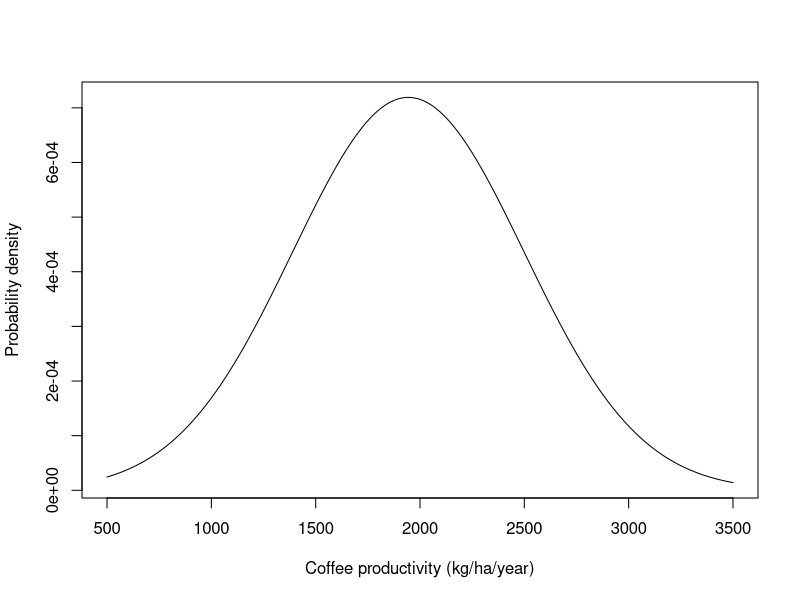
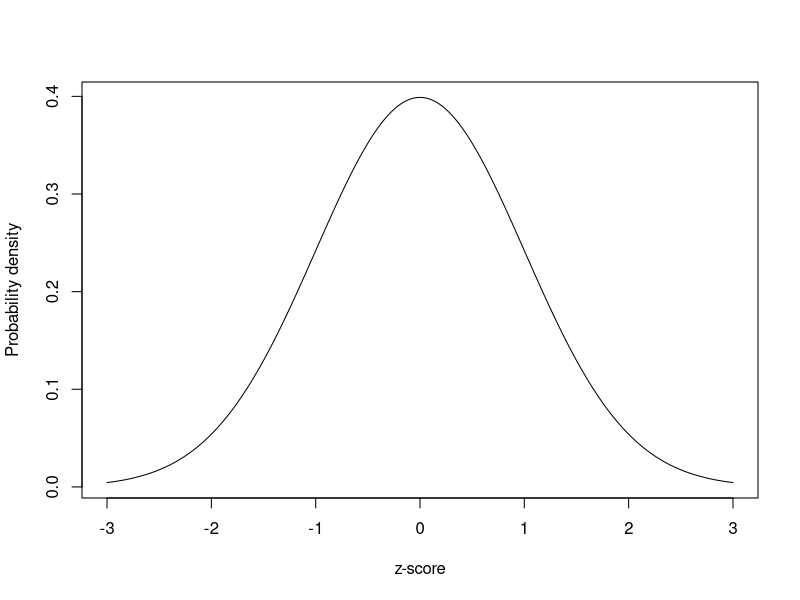
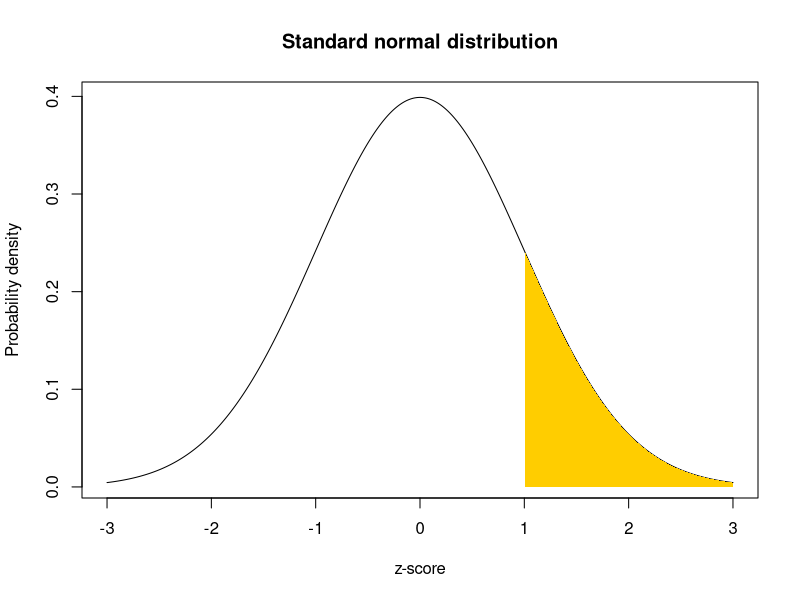
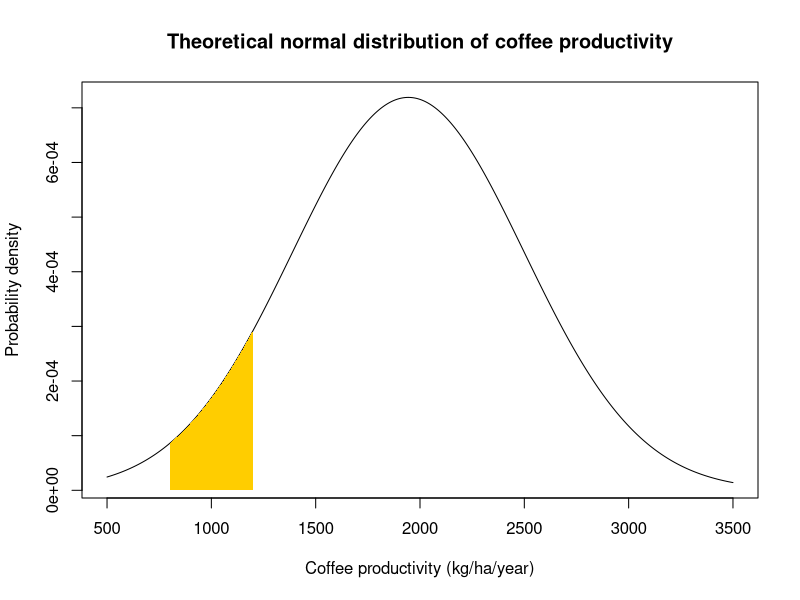
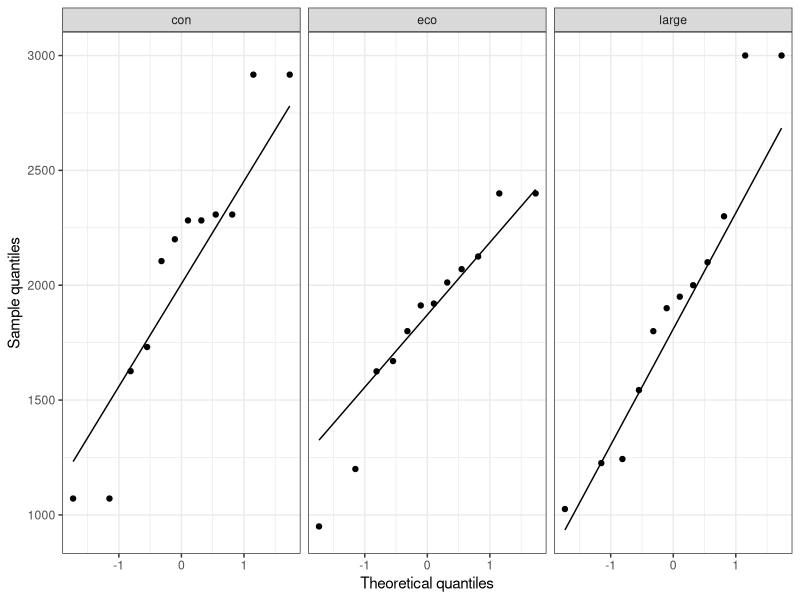
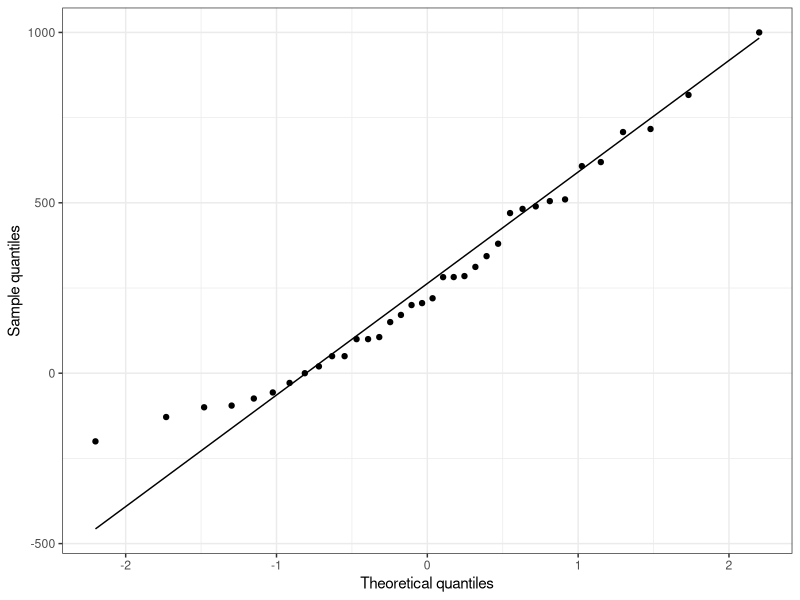
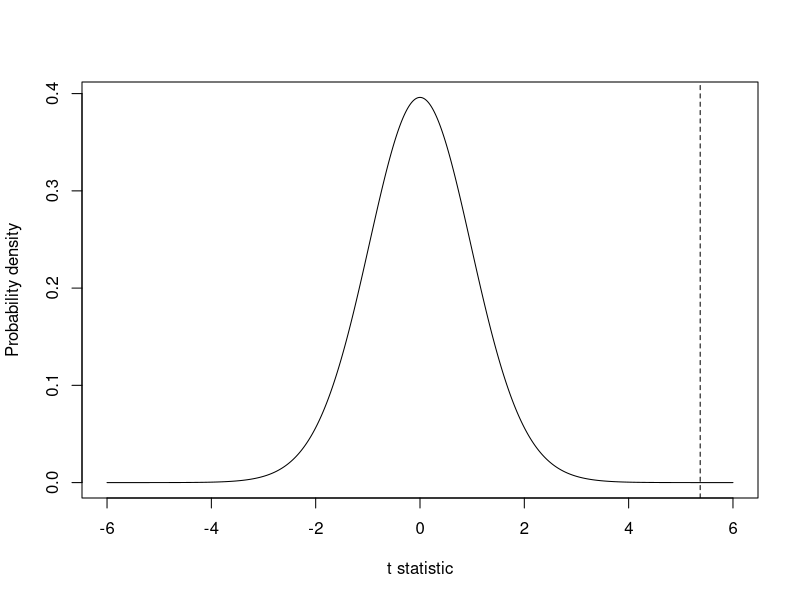
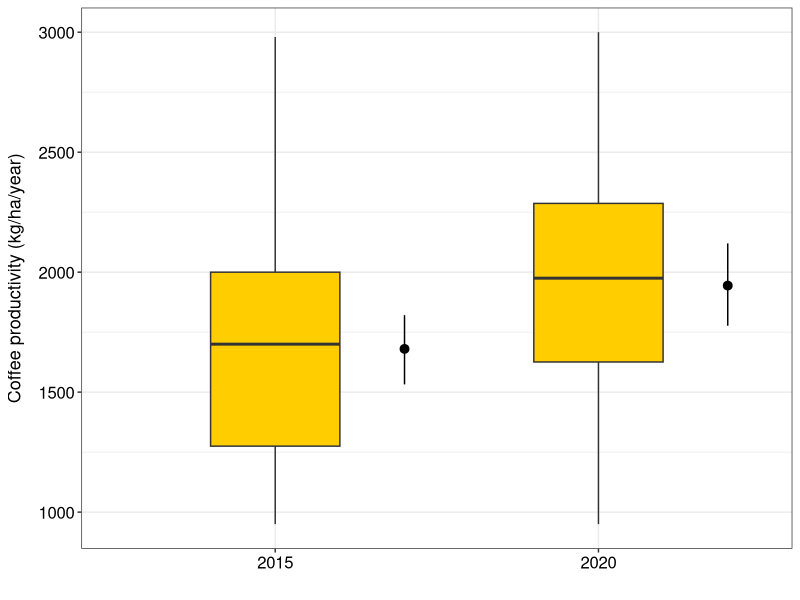

These figures' R source, in order:
## ---- chunk 1
#| eval: true
#| echo: true
#| message: false
#| warning: false

library(readxl)
library(tidyverse)
## ---- chunk 2
#| eval: true
#| echo: true
#| message: false
#| warning: false

#Option 1 (csv file)
data <- read_csv("gss_statistics_master_data_set2.csv")

#Option 2 (Excel file)
data <- read_excel("gss_statistics_master_data_set2.xlsx")
## ---- chunk 3
#| eval: true
#| echo: false
#| warning: false
#| message: false
#| fig-width: 6
#| fig-height: 6
#| fig-align: center
#| fig-cap: "Theoretical normal distribution of coffee productivity"
#| label: fig-theoreticalnormalcoffee

ht <- seq(500,3500,1)
plot(ht,dnorm(ht,mean(data$coffee_prod),sd(data$coffee_prod)),type="l",col="black", ylab="Probability density",xlab="Coffee productivity (kg/ha/year)")
## ---- chunk 4
#| eval: true
#| echo: false
#| warning: false
#| message: false
#| fig-width: 6
#| fig-height: 6
#| fig-align: center
#| fig-cap: "Standard normal distribution"
#| label: fig-standardnormal

ht <- seq(-3,3,0.01)
plot(ht,dnorm(ht,0,1),type="l",col="black", ylab="Probability density",xlab="z-score")
## ---- chunk 5
#| eval: true
#| echo: true
#| message: false
#| warning: false

zscores <- (data$coffee_prod - mean(data$coffee_prod))/sd(data$coffee_prod)
## ---- chunk 6
#| eval: true
#| echo: true
#| message: false
#| warning: false

zscore <- (2500 - mean(data$coffee_prod))/sd(data$coffee_prod)
## ---- chunk 7
#| eval: true
#| echo: false
#| warning: false
#| message: false
#| fig-width: 6
#| fig-height: 6
#| fig-align: center
#| fig-cap: "Standard normal distribution. The area under the curve highlighted in yellow is the probability of a value of the standard normal taking a value at least as large as the calculated z-score."
#| label: fig-standardnormalwitharea1

ht <- seq(-3,3,0.01)
pd <- dnorm(ht,0,1)

plot(ht,dnorm(ht,0,1),type="l",col="black", ylab="Probability density", xlab="z-score", main="Standard normal distribution")
xv <- ht[ht>=zscore]
yv <- pd[ht>=zscore]
xv <- c(xv,3,zscore)
yv <- c(yv,0,0)
polygon(xv,yv,col="#FFCD00",border=NA)
## ---- chunk 8
#| eval: true
#| echo: true
#| warning: false
#| message: false
#| output: false

#Option 1
pnorm(zscore, lower.tail = FALSE)

#Option 2
1-pnorm(zscore, lower.tail = TRUE)
## ---- chunk 9
#| eval: true
#| echo: false
#| warning: false
#| message: false
#| fig-width: 6
#| fig-height: 6
#| fig-align: center
#| fig-cap: "Theoretical normal distribution of coffee productivity. The area under the curve highlighted in yellow is the probability that a randomly selected farm has a coffee productivity comprised between 800 and 1200 kg/ha/year."
#| label: fig-theoreticalnormalwitharea1

low_z <- (800 - mean(data$coffee_prod))/sd(data$coffee_prod)
high_z <- (1200 - mean(data$coffee_prod))/sd(data$coffee_prod)

ht <- seq(500,3500,1)
pd <- dnorm(ht,mean(data$coffee_prod),sd(data$coffee_prod))

plot(ht,dnorm(ht,mean(data$coffee_prod),sd(data$coffee_prod)),type="l", col="black", ylab="Probability density", xlab="Coffee productivity (kg/ha/year)", main="Theoretical normal distribution of coffee productivity")
xv <- ht[ht>=800 & ht <= 1200]
yv <- pd[ht>=800 & ht <= 1200]
xv <- c(xv,1200,800)
yv <- c(yv,0,0)
polygon(xv,yv,col="#FFCD00",border=NA)
## ---- chunk 10
#| eval: true
#| echo: true
#| warning: false
#| message: false
#| output: false

#Calculate z-scores
low_z <- (800 - mean(data$coffee_prod))/sd(data$coffee_prod)
high_z <- (1200 - mean(data$coffee_prod))/sd(data$coffee_prod)

#Calculate tail probabilities
p_low_z <- pnorm(low_z, lower.tail = TRUE)
p_high_z <- pnorm(high_z, lower.tail = TRUE)

#Calculate the probability that a randomly selected farm has a coffee productivity comprised between 800 and 1200 kg/ha/year
p_high_z - p_low_z
## ---- chunk 11
#| eval: true
#| echo: true
#| message: false
#| warning: false

#Filter data for con farms
data_con <- dplyr::filter(data, farm_type == "con")

#Shapiro-Wilk's test
shapiro.test(data_con$coffee_prod)
## ---- chunk 12
#| eval: true
#| echo: true
#| message: false
#| warning: false

#Filter data for eco farms
data_eco <- dplyr::filter(data, farm_type == "eco")

#Shapiro-Wilk's test
shapiro.test(data_eco$coffee_prod)
## ---- chunk 13
#| eval: true
#| echo: true
#| message: false
#| warning: false

#Filter data for con farms
data_large <- dplyr::filter(data, farm_type == "large")

#Shapiro-Wilk's test
shapiro.test(data_large$coffee_prod)
## ---- chunk 14
#| eval: true
#| echo: true
#| message: false
#| warning: false
#| fig-align: center
#| fig-height: 4

ggplot(data, aes(sample = coffee_prod)) +
  stat_qq() +
  stat_qq_line() +
  facet_wrap(~ farm_type) +
  theme_bw() +
  xlab("Theoretical quantiles")+
  ylab("Sample quantiles")
## ---- chunk 15
#| eval: true
#| echo: true
#| message: false
#| warning: false

#Calculate the number of observations for each farm type
n_con <- nrow(dplyr::filter(data, farm_type == "con"))
n_eco <- nrow(dplyr::filter(data, farm_type == "eco"))
n_large <- nrow(dplyr::filter(data, farm_type == "large"))

#Calculate the mean value of coffee productivity in each farm type
mean_con <- mean(dplyr::filter(data, farm_type == "con")$coffee_prod)
mean_eco <- mean(dplyr::filter(data, farm_type == "eco")$coffee_prod)
mean_large <- mean(dplyr::filter(data, farm_type == "large")$coffee_prod)

#Calculate the standard deviation value of coffee productivity in each farm type
sd_con <- sd(dplyr::filter(data, farm_type == "con")$coffee_prod)
sd_eco <- sd(dplyr::filter(data, farm_type == "eco")$coffee_prod)
sd_large <- sd(dplyr::filter(data, farm_type == "large")$coffee_prod)

#Calculate lower limits of 95% CI for each farm type
low_CI_con <- mean_con - qt(0.975, n_con-1)*sd_con/sqrt(n_con)
low_CI_eco <- mean_eco - qt(0.975, n_eco-1)*sd_eco/sqrt(n_eco)
low_CI_large <- mean_large - qt(0.975, n_large-1)*sd_large/sqrt(n_large)

#Calculate upper limits of 95% CI for each farm type
up_CI_con <- mean_con + qt(0.975, n_con-1)*sd_con/sqrt(n_con)
up_CI_eco <- mean_eco + qt(0.975, n_eco-1)*sd_eco/sqrt(n_eco)
up_CI_large <- mean_large + qt(0.975, n_large-1)*sd_large/sqrt(n_large)
## ---- chunk 16
#| eval: true
#| echo: true
#| message: false
#| warning: false

data$coffee_prod_diff <- data$coffee_prod - data$coffee_prod_past
## ---- chunk 17
#| eval: true
#| echo: true
#| message: false
#| warning: false

shapiro.test(data$coffee_prod_diff)
## ---- chunk 18
#| eval: true
#| echo: true
#| message: false
#| warning: false
#| fig-align: center
#| fig-height: 5
#| fig-width: 5

ggplot(data, aes(sample = coffee_prod_diff)) +
  stat_qq() +
  stat_qq_line() +
  theme_bw() +
  xlab("Theoretical quantiles")+
  ylab("Sample quantiles")
## ---- chunk 19
#| eval: true
#| echo: true
#| message: false
#| warning: false

data_bartlett <- data.frame(x = c(data$coffee_prod_past, data$coffee_prod),
                            g = rep(c(2015, 2020), each=nrow(data)))
## ---- chunk 20
#| eval: true
#| echo: true
#| message: false
#| warning: false

bartlett.test(x = data_bartlett$x,
              g = data_bartlett$g)
## ---- chunk 21
#| eval: true
#| echo: true
#| message: false
#| warning: false

t <- mean(data$coffee_prod_diff)/(sd(data$coffee_prod_diff)/sqrt(nrow(data)))
## ---- chunk 22
#| eval: true
#| echo: true
#| message: false
#| warning: false

#35 degrees of freedom, directed hypothesis (5%)
#Equivalent to doing a linear interpolation
critical_value <- (1.697+1.684)/2
## ---- chunk 23
#| eval: true
#| echo: false
#| warning: false
#| message: false
#| fig-width: 6
#| fig-height: 6
#| fig-align: center
#| fig-cap: "Student's t distribution with 35 degrees of freedom. The vertical dashed line shows the value of the observed t statistic (paired t-test)."
#| label: fig-studentdistribution

ht <- seq(-6,6,0.01)
pd <- dt(ht,df=35)

plot(ht,dt(ht,df=35),type="l",col="black", ylab="Probability density", xlab="t statistic")
xv <- ht[ht>=t]
yv <- pd[ht>=t]
xv <- c(xv,6,t)
yv <- c(yv,0,0)
polygon(xv,yv,col="#FFCD00",border=NA)
abline(v=t, lty=2)
## ---- chunk 24
#| eval: true
#| echo: true
#| message: false
#| warning: false

p <- pt(t, df=nrow(data)-1, lower.tail=FALSE)
## ---- chunk 25
#| eval: true
#| echo: true
#| message: false
#| warning: false

t.test(x = data$coffee_prod,
       y = data$coffee_prod_past,
       paired = TRUE,
       alternative = "greater",
       mu = 0,
       var.equal = TRUE)
## ---- chunk 26
#| eval: true
#| echo: false
#| warning: false
#| message: false
#| fig-width: 4
#| fig-height: 4.2
#| fig-align: center
#| fig-cap: "Changes in coffee productivity measured in 2015 and 2020 across 36 farms. Summary statistics shown on the right side of each boxplot show the mean ± 95% CI (n=36)."
#| label: fig-coffee-prod

library(Hmisc)

ggplot(data_bartlett, aes(x=factor(g), y=x))+
    geom_boxplot(width=0.4, fill="#FFCD00")+
    stat_summary(fun.data = "mean_cl_boot", position=position_nudge(x=0.4))+
    theme_bw()+
    xlab("")+
    ylab("Coffee productivity (kg/ha/year)")+
    theme(axis.text = element_text(color="black", size=12),
          axis.title.y = element_text(margin=margin(r=10), size=13))
